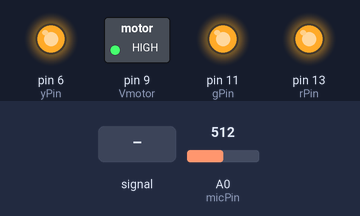
A sketch run on a simulated Arduino Uno, built with avr-gcc and run on an emulated ATmega328P. On the bench: switched loads named in the sketch (green lamp = pin HIGH), output pins drawn as LEDs (lit = HIGH). Inputs (shaded band) come from the test bench; at power-on: A0 (micPin) = 512. What the sketch prints to the serial monitor is not drawn.

Above: at 1.2 s.
1.3 s: A0 (micPin) set to 46
2.8 s: A0 (micPin) set to 37
At 4.0 s:
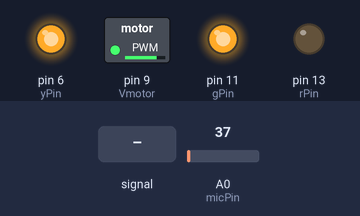
4.3 s: A0 (micPin) set to 0
At 5.2 s:
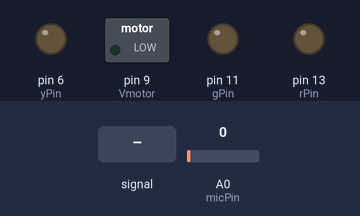
5.8 s: A0 (micPin) set to 122
At 6.4 s:
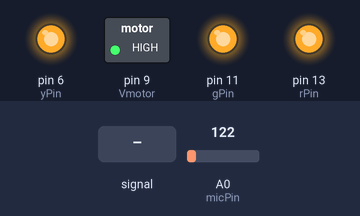
7.3 s: A0 (micPin) fed a 200 Hz sine of ±81 counts around its level
10.3 s: A0 (micPin) set to 155
Timing chart, 0 to 12.8 s (numbered marks = the images above; inputs shaded):
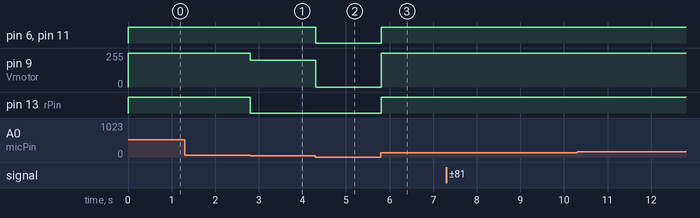

The sketch:

main.ino
```cpp
const int micPin = A0; // задаём пин, куда подключён микрофон
const int Vmotor = 9; // задаём пин, куда подключён вибромотор
const int rPin = 13; // задаём пин, куда подключён красный светодиод
const int gPin = 11;// задаём пин, куда подключён зеленый светодиод
const int yPin = 6;// задаём пин, куда подключён желтый светодиод

void setup()
{
    Serial.begin(9600); // инициализация послед. порта
    pinMode(Vmotor, OUTPUT); //Передаем сигнал на вибромотор
    pinMode(rPin, OUTPUT); //Передаем сигнал на красный светодиод
    pinMode(gPin, OUTPUT); //Передаем сигнал на зеленый светодиод
    pinMode(yPin, OUTPUT); //Передаем сигнал на желтый светодиод
}

void loop()
{
    int mv = analogRead(micPin) * 5.0 / 1024.0 * 1000.0; // значения в милливольтах
    Serial.println(mv); // выводим в порт
    /* Пороги срабатывания светодиодов и вибромотора настраиваются экспериментальным методом: */
    if (mv < 145)
    { // отсутсвие речи и музыки-наименьший порог срабатывания всех светодиодов и вибромотора, мВ
      analogWrite (Vmotor, 0);// вибромотор выключен
      digitalWrite(gPin, LOW);// зеленый светодиод выключен
      digitalWrite(yPin, LOW);// желтый светодиод выключен
      digitalWrite(rPin, LOW);// красный светодиод выключен
    }
    else if ((mv >= 145)&&(mv <170))
    { // тихая музыка/речь-диапазон срабатывания зелёного светодиода и вибромотра, мВ
      analogWrite (Vmotor, 150);// скорость вибромотра 60%
      digitalWrite(gPin, HIGH);// зеленый светодиод включен
      digitalWrite(yPin, LOW);// желтый светодиод выключен
      digitalWrite(rPin, LOW);//красный светодиод выключен
    }
    else if ((mv >= 170)&&(mv < 204))
    { //средняя громкость музыки/речи-диапазон срабатывания жёлт. и зел. светодиодов и вибромотора, мВ
      analogWrite (Vmotor, 200);// скорость вибромотра 80%
      digitalWrite(gPin, HIGH);// зеленый светодиод включен
      digitalWrite(yPin, HIGH);//желтый светодиод включен
      digitalWrite(rPin, LOW);//красный светодиод выключен
    }
    else if (mv >= 204)
    { // громкая музыка/крик-порог срабатывания всех светодиодов и вибромотора, мВ
      analogWrite (Vmotor, 255); // скорость вибромотра максимальная - 100%
      digitalWrite(gPin, HIGH);//зеленый светодиод включен
      digitalWrite(yPin, HIGH);//желтый светодиод включен
      digitalWrite(rPin, HIGH);//красный светодиод включен
    }
}
```

Measured:
- the behaviour switches between 42 and 41 on A0 (micPin) (found by bisection; images 0 and 1)
- after the input at 2.8 s, pin 9 (Vmotor): 255/255 → 200/255 at once; pin 13 (rPin): HIGH → LOW at once
- after the input at 4.3 s, pin 6 (yPin), pin 11 (gPin): HIGH → LOW at once; pin 9 (Vmotor): 200/255 → 0/255 at once
- after the input at 5.8 s, pin 6 (yPin), pin 11 (gPin), pin 13 (rPin): LOW → HIGH at once; pin 9 (Vmotor): 0/255 → 255/255 at once
